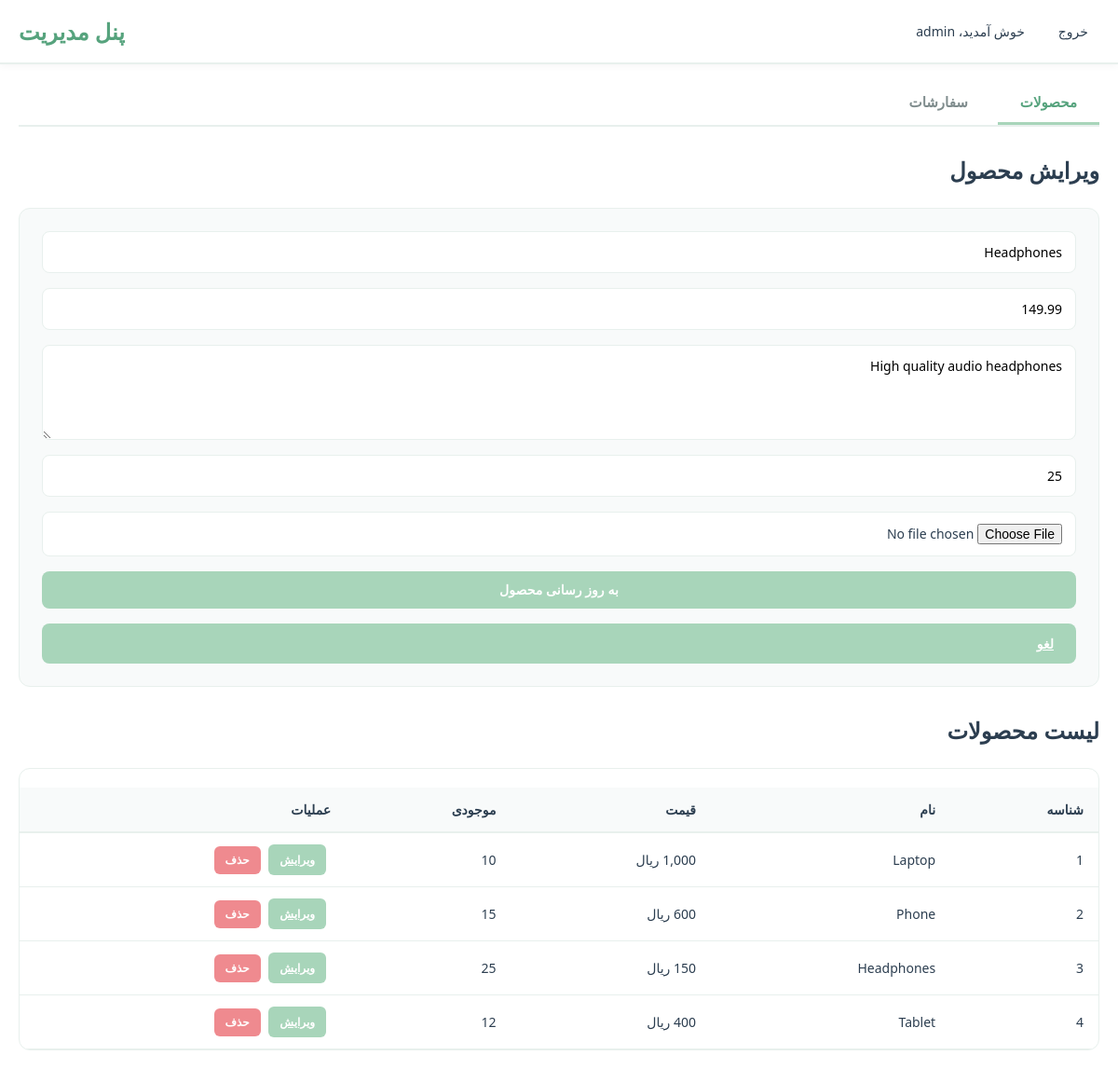
/admin.php?action=edit&id=3 (signed in), run on the app's committed database.
### tables this page shows
CREATE TABLE products (
    id INT AUTO_INCREMENT PRIMARY KEY,
    name VARCHAR(255) NOT NULL,
    price DECIMAL(10, 2) NOT NULL,
    description TEXT,
    stock INT DEFAULT 0,
    image VARCHAR(255),
    created_at TIMESTAMP DEFAULT CURRENT_TIMESTAMP
);

### admin.php (the view, shortened to what this page needs)
<?php
include 'config.php';
$action = $_GET['action'] ?? '';
$editProduct = null;
if ($action === 'edit' && isset($_GET['id'])) {
    $stmt = $pdo->prepare("SELECT * FROM products WHERE id = ?");
    $stmt->execute([$_GET['id']]);
    $editProduct = $stmt->fetch();
}
$products = $pdo->query("SELECT * FROM products")->fetchAll();
?>
<!DOCTYPE html>
<html lang="fa">
<head>
    <link rel="stylesheet" href="style.css">
</head>
<body dir="rtl">
    <nav class="navbar">
        <div class="navbar-container">
            <h1 class="navbar-title">پنل مدیریت</h1>
            <div class="navbar-right">
                <span class="welcome">خوش آمدید، <?php echo htmlspecialchars($_SESSION['username']); ?></span>
                <a href="logout.php" class="nav-link">خروج</a>
            </div>
        </div>
    </nav>
    <div class="admin-container">
        <div class="admin-tabs">
            <button class="tab-btn active" onclick="switchTab('products', this)">محصولات</button>
            <button class="tab-btn" onclick="switchTab('orders', this)">سفارشات</button>
        </div>
        <div id="products-tab" class="tab-content active">
            <h2><?php echo $editProduct ? 'ویرایش محصول' : 'افزودن محصول جدید'; ?></h2>
            <form method="POST" action="admin.php?action=<?php echo $editProduct ? 'edit' : 'add'; ?>" class="form" enctype="multipart/form-data">
                <input type="text" name="name" placeholder="نام محصول" value="<?php echo $editProduct['name'] ?? ''; ?>" required>
                <input type="number" name="price" placeholder="قیمت" step="0.01" value="<?php echo $editProduct['price'] ?? ''; ?>" required>
                <textarea name="description" placeholder="توضیح" rows="4"><?php echo $editProduct['description'] ?? ''; ?></textarea>
                <input type="number" name="stock" placeholder="موجودی" value="<?php echo $editProduct['stock'] ?? ''; ?>" required>
                <input type="file" name="image" accept="image/*" placeholder="عکس محصول">
                <button type="submit" class="btn btn-primary"><?php echo $editProduct ? 'به روز رسانی محصول' : 'افزودن محصول'; ?></button>
                <?php if ($editProduct): ?>
                    <a href="admin.php" class="btn">لغو</a>
                <?php endif; ?>
            </form>
            <h2>لیست محصولات</h2>
            <div class="products-list">
                <table>
                    <thead>
                        <tr>
                            <th>شناسه</th>
                            <th>نام</th>
                            <th>قیمت</th>
                            <th>موجودی</th>
                            <th>عملیات</th>
                        </tr>
                    </thead>
                    <tbody>
                        <?php foreach ($products as $product): ?>
                            <tr>
                                <td><?php echo $product['id']; ?></td>
                                <td><?php echo htmlspecialchars($product['name']); ?></td>
                                <td><?php echo number_format($product['price'], 0); ?> ریال</td>
                                <td><?php echo $product['stock']; ?></td>
                                <td>
                                    <a href="admin.php?action=edit&id=<?php echo $product['id']; ?>" class="btn btn-sm">ویرایش</a>
                                    <form method="POST" action="admin.php?action=delete" style="display: inline;">
                                        <button type="submit" class="btn btn-sm btn-danger" onclick="return confirm('آیا مطمئن هستید؟')">حذف</button>
                                    </form>
                                </td>
                            </tr>
                        <?php endforeach; ?>
                    </tbody>
                </table>
            </div>
        </div>
    </div>
</body>
</html>

### style.css (style rules this page uses)
* { margin: 0; padding: 0; box-sizing: border-box; }
:root { --primary-green: #A8D5BA; --secondary-green: #7FBC8F; --dark-green: #56A37D; --light-bg: #F8FAFA; --border-color: #E8F0ED; --text-dark: #2C3E50; --text-light: #7F8C8D; }
body { font-family: 'Segoe UI', 'Helvetica Neue', sans-serif; background: white; min-height: 100vh; color: var(--text-dark); }
[dir="rtl"] { direction: rtl; text-align: right; }
[dir="rtl"] .navbar-right { flex-direction: row-reverse; }
[dir="rtl"] .navbar-container { flex-direction: row-reverse; }
[dir="rtl"] table th, [dir="rtl"] table td { text-align: right; }
.navbar { background: white; border-bottom: 2px solid var(--border-color); padding: 0; margin-bottom: 0; box-shadow: 0 2px 8px rgba(0, 0, 0, 0.04); }
.navbar-container { max-width: 1200px; margin: 0 auto; display: flex; justify-content: space-between; align-items: center; padding: 16px 20px; }
.navbar-title { font-size: 24px; font-weight: 700; color: var(--dark-green); margin: 0; }
.navbar-right { display: flex; gap: 24px; align-items: center; }
.welcome { font-weight: 500; color: var(--text-dark); font-size: 14px; }
.nav-link { text-decoration: none; color: var(--text-dark); font-weight: 500; transition: all 0.3s ease; padding: 8px 12px; border-radius: 6px; font-size: 14px; }
.form { display: flex; flex-direction: column; gap: 16px; }
.form input, .form textarea { padding: 12px 14px; border: 1px solid var(--border-color); border-radius: 8px; font-size: 14px; font-family: inherit; background: white; transition: all 0.3s ease; }
.form textarea { resize: vertical; min-height: 100px; }
.btn { padding: 12px 24px; border: none; border-radius: 8px; font-size: 14px; font-weight: 600; cursor: pointer; transition: all 0.3s ease; background: var(--primary-green); color: white; }
.btn-primary { background: var(--primary-green); color: white; }
.btn-danger { background: #EF8A8F; }
.btn-sm { padding: 8px 12px; font-size: 12px; border-radius: 6px; }
.admin-container { max-width: 1300px; margin: 0 auto; padding: 20px; }
.admin-tabs { display: flex; gap: 8px; margin-bottom: 30px; border-bottom: 2px solid var(--border-color); }
.tab-btn { padding: 12px 24px; background: none; border: none; cursor: pointer; font-size: 15px; font-weight: 600; color: var(--text-light); border-bottom: 3px solid transparent; transition: all 0.3s ease; }
.tab-btn.active { color: var(--dark-green); border-bottom-color: var(--primary-green); }
.tab-content { display: none; }
.tab-content.active { display: block; }
.tab-content h2 { margin-top: 24px; margin-bottom: 24px; color: var(--text-dark); font-size: 24px; font-weight: 600; }
.tab-content .form { margin-bottom: 30px; padding: 24px; background: var(--light-bg); border-radius: 12px; border: 1px solid var(--border-color); }
table { width: 100%; border-collapse: collapse; margin-top: 20px; }
table thead { background: var(--light-bg); }
table th { padding: 14px 16px; text-align: left; font-weight: 600; color: var(--text-dark); border-bottom: 2px solid var(--border-color); font-size: 14px; }
table td { padding: 12px 16px; border-bottom: 1px solid var(--border-color); color: var(--text-dark); font-size: 14px; }
table td .btn { margin-right: 5px; display: inline-block; }
.products-list { border-radius: 12px; overflow: hidden; border: 1px solid var(--border-color); }

### data on the page
products: name "Headphones", price "149.99", description "High quality audio headphones", stock "25", id "3"
products: id "1", name "Laptop", stock "10"
products: id "2", name "Phone", stock "15"
products: id "4", name "Tablet", stock "12"

### other printed values
$_SESSION['username'] "admin"
